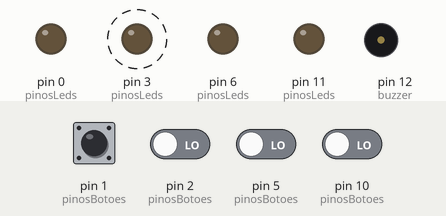
Bench run of a sketch on a simulated Arduino Uno, built with avr-gcc and run on an emulated ATmega328P. Parts: output pins drawn as LEDs (lit = HIGH), buzzer (waves = sounding). Dashed ring = blinking. Inputs (shaded band) come from the test bench; at power-on: pin 1 (pinosBotoes), pin 2 (pinosBotoes), pin 5 (pinosBotoes), pin 10 (pinosBotoes) LOW. Random numbers use the default seed unless the sketch sets one.

Above: at 2.9 s.
3.0 s: pin 1 (pinosBotoes) pulled HIGH for 0.15 s
At 6.3 s:
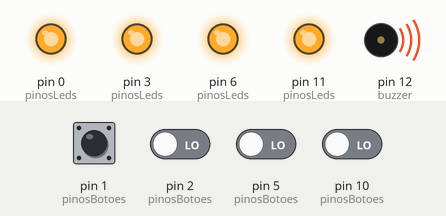
At 6.8 s:
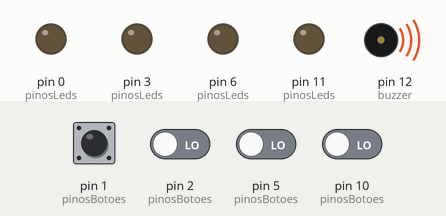
Timing chart, 0 to 9.4 s (numbered marks = the images above; inputs shaded):
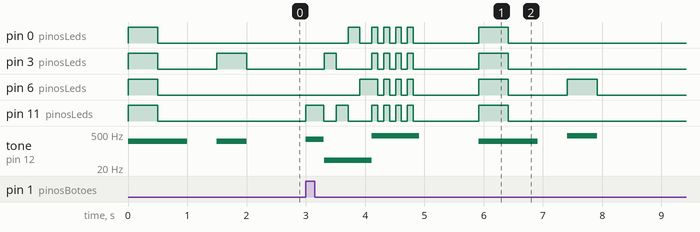

The sketch:

Genius1.ino
```cpp
#define somVerde  415
#define NOTE_G4  209
#define NOTE_A4  310
#define NOTE_A5  252

const int LED_amarelo = 3;
const int botao_amarelo = 5;
const int LED_vermelho = 11;
const int botao_vermelho = 1;
const int LED_azul = 0;
const int botao_azul = 2;
const int LED_verde = 6;
const int botao_verde = 10;
const int buzzer = 12;

long tempo_inicial = millis();


int tons[4] = { NOTE_A5, NOTE_A4, NOTE_G4, somVerde };

int sequencia[30] = {};

int rodada_atual = 0;

int passo_atual_na_sequencia = 0;


int pinoAudio = 12;
int pinosLeds[4] = { LED_amarelo, LED_vermelho, LED_azul, LED_verde };
int pinosBotoes[4] = { botao_amarelo, botao_vermelho, botao_azul, botao_verde };

// Indica se um botão foi pressionado durante o loop principal.
int botao_pressionado = 0;
// Flag indicando se o jogo acabou.
int perdeu_o_jogo = false;

void setup() {

  // Definindo o modo dos pinos dos Leds como saída.
  for (int i = 0; i <= 3; i++) {
    pinMode(pinosLeds[i], OUTPUT);
  }

  // Definindo o modo dos pinos dos Botões como entrada.
  for (int i = 0; i <= 3; i++) {
    pinMode(pinosBotoes[i], INPUT);
  }

  // Definindo o modo do pino de Áudio como saída.
  pinMode(pinoAudio, OUTPUT);

  // Inicializando o random através de uma leitura da porta analógica.
  // Esta leitura gera um valor variável entre 0 e 1023.
  randomSeed(analogRead(0));

}

void loop() {


   if (perdeu_o_jogo) {
    int sequencia[30] = {};
    rodada_atual = 0;
    passo_atual_na_sequencia = 0;
    perdeu_o_jogo = false;
  }
  // Se perdeu o jogo reinicializamos todas as variáveis.
  /*if (perdeu_o_jogo) {
    int sequencia[30] = {};
    rodada_atual = 0;
    passo_atual_na_sequencia = 0;
    perdeu_o_jogo = false;
  }*/

  // Toca um som de início para anúnicar que o jogo está começando quando é a primeira rodada.
  if (rodada_atual == 0) {
    tocarSomDeInicio();
    delay(500);
  }

  // Chama a função que inicializa a próxima rodada.
  proximaRodada();
  // Reproduz a sequência atual.
  reproduzirSequencia();
  // Aguarda os botões serem pressionados pelo jogador.
  aguardarJogador();

  // Aguarda 1 segundo entre cada jogada.
  delay(1000);
}

// Sorteia um novo item e adiciona na sequência.
void proximaRodada() {
  int numero_sorteado = random(0, 4);
  sequencia[rodada_atual++] = numero_sorteado;
}

// Reproduz a sequência para ser memorizada.
void reproduzirSequencia() {
  for (int i = 0; i < rodada_atual; i++) {
    tone(pinoAudio, tons[sequencia[i]]);
    digitalWrite(pinosLeds[sequencia[i]], HIGH);
    delay(500);
    noTone(pinoAudio);
    digitalWrite(pinosLeds[sequencia[i]], LOW);
    delay(100);
  }
  noTone(pinoAudio);
}

// Aguarda o jogador iniciar sua jogada.
void aguardarJogador() {
  for (int i = 0; i < rodada_atual; i++) {
    aguardarJogada();
    verificarJogada();

    if (perdeu_o_jogo) {
      break;
    }

    passo_atual_na_sequencia++;
  }

  // Redefine a variável para 0.
  passo_atual_na_sequencia = 0;
}

void aguardarJogada() {
  boolean jogada_efetuada = false;
  while (!jogada_efetuada) {
    for (int i = 0; i <= 3; i++) {
      if (digitalRead(pinosBotoes[i]) == HIGH) {
        // Dizendo qual foi o botao pressionado.
        botao_pressionado = i;

        tone(pinoAudio, tons[i]);
        digitalWrite(pinosLeds[i], HIGH);
        delay(300);
        digitalWrite(pinosLeds[i], LOW);
        noTone(pinoAudio);

        jogada_efetuada = true;
      }
    }
    delay(10);
  }
}

long tempo_atual = millis();

void verificarJogada() {
  if ((sequencia[passo_atual_na_sequencia] != botao_pressionado) ||(tempo_atual  - tempo_inicial < 5000)) {

    // perdeu
    for (int i = 0; i <= 3; i++) {
      tone(buzzer, 42);
      digitalWrite(pinosLeds[i], HIGH);
      delay(200);
      digitalWrite(pinosLeds[i], LOW);
      noTone(buzzer);
    }

    tone(pinoAudio, tons[3]);

    for (int i = 0; i <= 3; i++) {
      digitalWrite(pinosLeds[0], HIGH);
      digitalWrite(pinosLeds[1], HIGH);
      digitalWrite(pinosLeds[2], HIGH);
      digitalWrite(pinosLeds[3], HIGH);
      delay(100);
      digitalWrite(pinosLeds[0], LOW);
      digitalWrite(pinosLeds[1], LOW);
      digitalWrite(pinosLeds[2], LOW);
      digitalWrite(pinosLeds[3], LOW);
      delay(100);
    }
    noTone(buzzer);

    perdeu_o_jogo = true;

    tempo_inicial = tempo_atual;
  }
}

void tocarSomDeInicio() {
  tone(pinoAudio, tons[0]);
  digitalWrite(pinosLeds[0], HIGH);
  digitalWrite(pinosLeds[1], HIGH);
  digitalWrite(pinosLeds[2], HIGH);
  digitalWrite(pinosLeds[3], HIGH);
  delay(500);
  digitalWrite(pinosLeds[0], LOW);
  digitalWrite(pinosLeds[1], LOW);
  digitalWrite(pinosLeds[2], LOW);
  digitalWrite(pinosLeds[3], LOW);
  delay(500);
  noTone(buzzer);
}
```

Measured:
- after the input at 3.0 s, pin 0 (pinosLeds): goes HIGH 0.20 s, LOW 0.20 s, 3 × (HIGH 0.10 s, LOW 0.10 s), HIGH 0.10 s, LOW 1.1 s, HIGH 0.50 s, then LOW, starting after 0.71 s; pin 3 (pinosLeds): goes HIGH 0.20 s, LOW 0.60 s, 3 × (HIGH 0.10 s, LOW 0.10 s), HIGH 0.10 s, LOW 1.1 s, HIGH 0.50 s, then LOW, starting after 0.31 s
- by itself, pin 3 (pinosLeds): alternates HIGH for 0.50 s and LOW for 1.0 s
